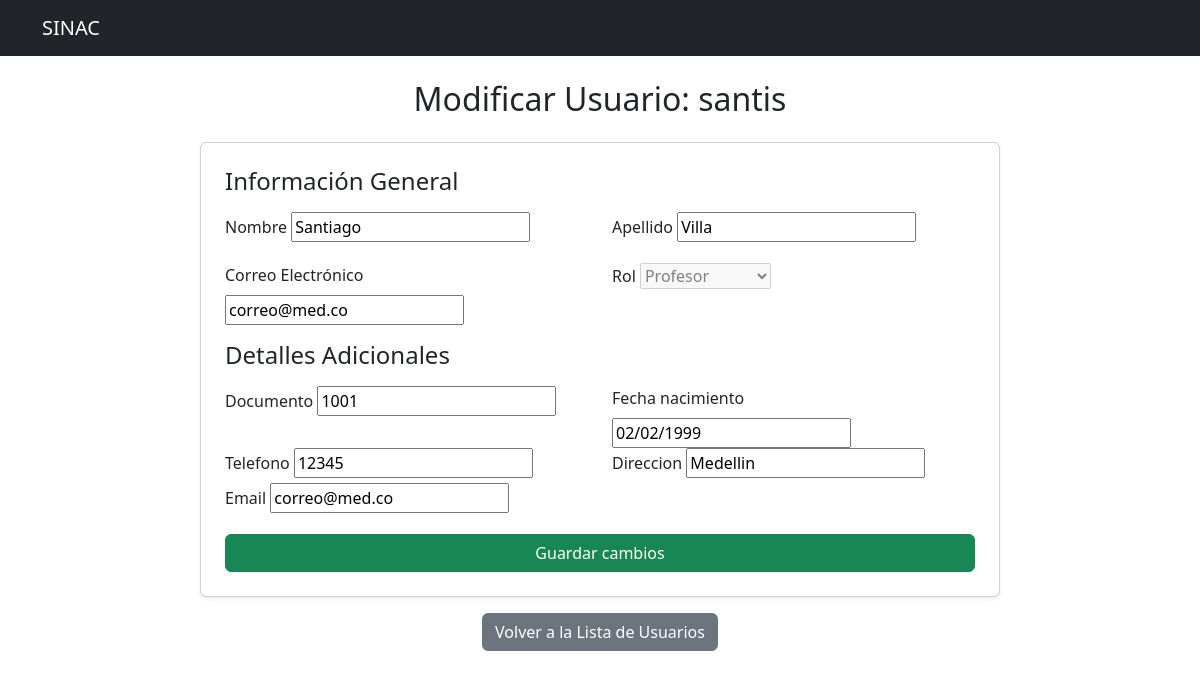
The app's page /modificar_usuario/7/ (signed in) with its own data.
### SINAC/models.py (models this page shows, shortened)
class Usuario(AbstractUser):
    ADMINISTRADOR = 'ADMINISTRADOR'
    ESTUDIANTE = 'ESTUDIANTE'
    PROFESOR = 'profesor'
    ROLES = [
        (ADMINISTRADOR, 'Administrador'),
        (ESTUDIANTE, 'Estudiante'),
        (PROFESOR, 'Profesor'),
    ]
    rol = models.CharField(max_length=20, choices=ROLES, default=ESTUDIANTE)

class Profesor(models.Model):
    usuario = models.OneToOneField(Usuario, on_delete=models.CASCADE)
    direccion = models.CharField(max_length=255)
    fecha_nacimiento = models.DateField()
    telefono = models.CharField(max_length=15)
    documento = models.CharField(max_length=20, unique=True)
    email = models.EmailField(unique=True)

### SINAC/views.py (the view, shortened to what this page needs)
# urls.py: path('modificar_usuario/<int:usuario_id>/', modificar_usuario, name='modificar_usuario'),
@login_required
@user_passes_test(es_admin)
def modificar_usuario(request, usuario_id):
    usuario = get_object_or_404(Usuario, id=usuario_id)
    if usuario.rol == Usuario.ESTUDIANTE:
        estudiante = get_object_or_404(Estudiante, usuario=usuario)
        form_usuario = ModificarUsuarioForm(request.POST or None, instance=usuario)
        form_detalles = ModificarEstudianteForm(request.POST or None, instance=estudiante)
    elif usuario.rol == Usuario.PROFESOR:
        profesor = get_object_or_404(Profesor, usuario=usuario)
        form_usuario = ModificarUsuarioForm(request.POST or None, instance=usuario)
        form_detalles = ModificarProfesorForm(request.POST or None, instance=profesor)
    else:
        form_usuario = ModificarUsuarioForm(request.POST or None, instance=usuario)
        form_detalles = None
    return render(request, 'modificar_usuario.html', {
        'form_usuario': form_usuario,
        'form_detalles': form_detalles,
        'usuario': usuario
    })

### SINAC/forms.py
class ModificarUsuarioForm(forms.ModelForm):
    class Meta:
        model = Usuario
        fields = ['first_name', 'last_name', 'email', 'rol']
    def __init__(self, *args, **kwargs):
        super(ModificarUsuarioForm, self).__init__(*args, **kwargs)
        self.fields['rol'].disabled = True

class ModificarProfesorForm(forms.ModelForm):
    class Meta:
        model = Profesor
        fields = ['documento', 'fecha_nacimiento', 'telefono', 'direccion', 'email']

### SINAC/views.py (called while the page is built)
def es_admin(user):
    return user.is_superuser

### templates/modificar_usuario.html (shortened to what this page needs)
{% extends 'base.html' %}
{% block content %}
<div class="container mt-4">
    <h2 class="mb-4 text-center">Modificar Usuario: {{ usuario.username }}</h2>
    <div class="card p-4 shadow-sm mx-auto" style="max-width: 800px;">
        <h4 class="mb-3">Información General</h4>
        <form method="POST">
            <div class="row mb-3">
                <div class="col-md-6">
                    <label class="form-label">Nombre</label>
                    {{ form_usuario.first_name }}
                </div>
                <div class="col-md-6">
                    <label class="form-label">Apellido</label>
                    {{ form_usuario.last_name }}
                </div>
            </div>
            <div class="row mb-3">
                <div class="col-md-6">
                    <label class="form-label">Correo Electrónico</label>
                    {{ form_usuario.email }}
                </div>
                <div class="col-md-6">
                    <label class="form-label">Rol</label>
                    {{ form_usuario.rol }}
                </div>
            </div>
            {% if form_detalles %}
                <h4 class="mb-3">Detalles Adicionales</h4>
                <div class="row mb-3">
                    {% for field in form_detalles %}
                        <div class="col-md-6">
                            <label class="form-label">{{ field.label }}</label>
                            {{ field }}
                        </div>
                    {% endfor %}
                </div>
            {% endif %}
            <button type="submit" class="btn btn-success w-100">Guardar cambios</button>
        </form>
    </div>
    <div class="mt-3 text-center">
        <a href="{% url 'lista_usuarios' %}" class="btn btn-secondary">Volver a la Lista de Usuarios</a>
    </div>
</div>
{% endblock %}

### records on screen
Usuario: username "santis", first_name "Santiago", last_name "Villa", email "correo@med.co", rol "Profesor"
Profesor: form_detalles "1001" "02/02/1999" "12345" "Medellin" "correo@med.co"

### other values on screen
{{ field.label }} "Documento" "Fecha nacimiento" "Telefono" "Direccion" "Email"
